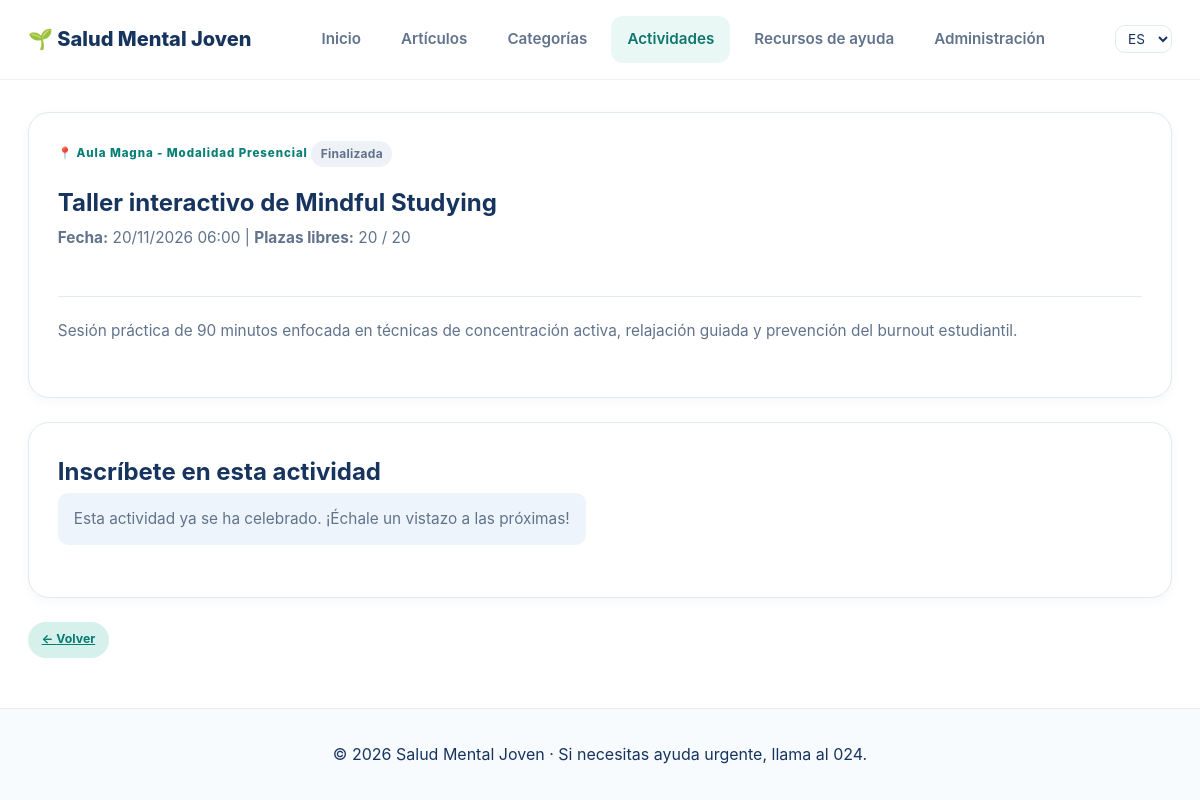
/es/actividades/1/, run on an earlier commit of the app's database.
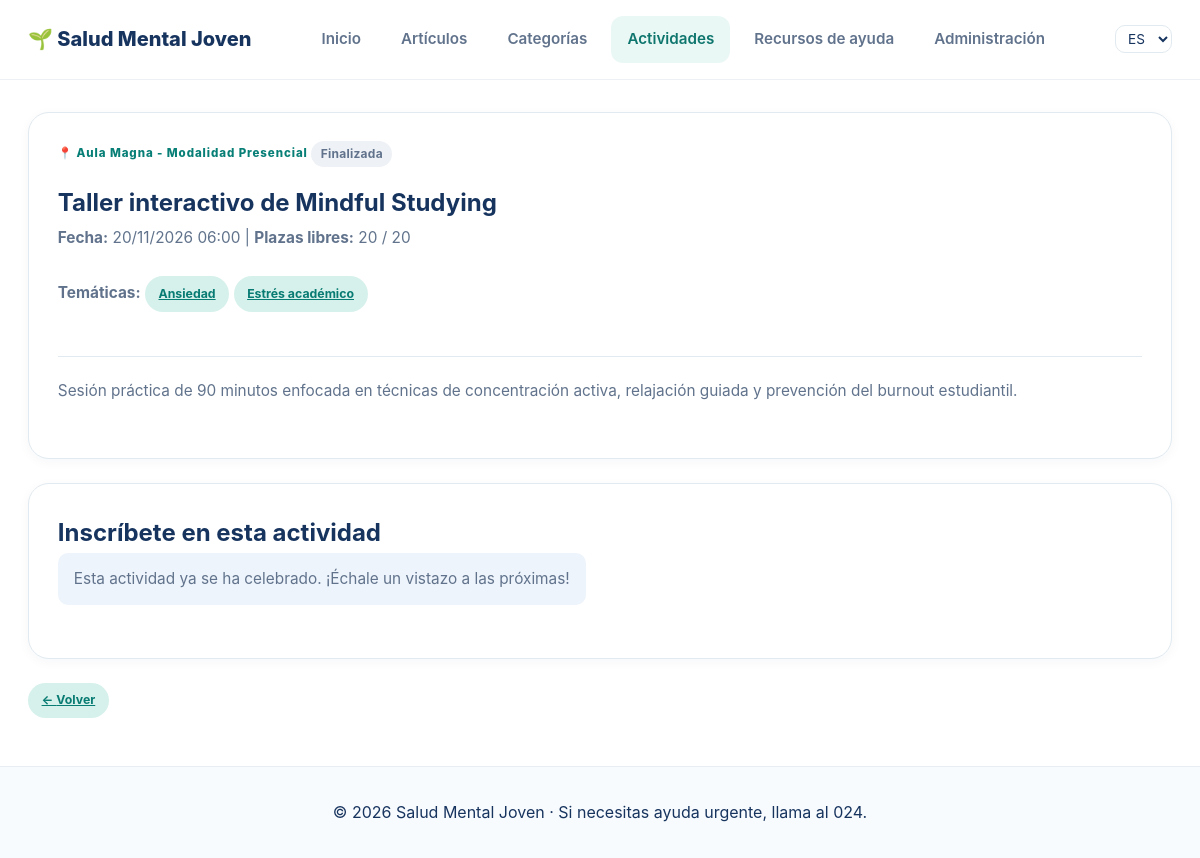
And on a later commit of the database.
### appSaludMentalJoven/models.py (models this page shows, shortened)
class Tematica(models.Model):
    nombre = models.CharField(max_length=100, unique=True, verbose_name="Nombre de la temática")
    descripcion = models.TextField(blank=True, verbose_name="Descripción")
    class Meta:
        verbose_name = "Temática"
        verbose_name_plural = "Temáticas"
        ordering = ['nombre']

### appSaludMentalJoven/views.py (the view, shortened to what this page needs)
# urls.py: path('actividades/<int:actividad_id>/', views.ActividadDetailView.as_view(), name='detalle_actividad'),
class ActividadDetailView(FormMixin, DetailView):
    model = Actividad
    template_name = 'actividad_detail.html'
    context_object_name = 'actividad'
    pk_url_kwarg = 'actividad_id'
    form_class = InscripcionForm
    def get_form_kwargs(self):
        kwargs = super().get_form_kwargs()
        kwargs['actividad'] = self.object
        return kwargs

### appSaludMentalJoven/forms.py (shortened to what this page needs)
class InscripcionForm(forms.ModelForm):
    class Meta:
        model = Inscripcion
        fields = ['nombre', 'email', 'edad', 'comentario']
        labels = {
            'nombre': _('Nombre'),
            'email': _('Email'),
            'edad': _('Edad'),
            'comentario': _('Comentario (opcional)'),
        }
        widgets = {
            'comentario': forms.Textarea(attrs={'rows': 3}),
        }
    def __init__(self, *args, actividad=None, **kwargs):
        super().__init__(*args, **kwargs)
        self.actividad = actividad

### appSaludMentalJoven/models.py (called while the page is built)
    @property
    def finalizada(self):
        return self.fecha < timezone.now()

    @property
    def plazas_libres(self):
        return max(self.plazas - self.inscripciones.count(), 0)

### appSaludMentalJoven/templates/actividad_detail.html (shortened to what this page needs)
{% extends 'base.html' %}
{% load i18n %}
{% block content %}
<article class="info-card">
    <span class="card-number">📍 {{ actividad.lugar }}{% if actividad.finalizada %} <span class="badge-finalizada">{% translate "Finalizada" %}</span>{% endif %}</span>
    <h1>{{ actividad.titulo }}</h1>
    <p><strong>{% translate "Fecha" %}:</strong>
        {{ actividad.fecha|date:"d/m/Y H:i" }} |
        <strong>{% translate "Plazas libres" %}:</strong>
        <span id="plazas-libres">{{ actividad.plazas_libres }}</span> / {{ actividad.plazas }}
    </p>
    {% if actividad.tematicas.exists %}
    <p><strong>{% translate "Temáticas" %}:</strong>
        {% for t in actividad.tematicas.all %}<a href="{% url 'appSaludMentalJoven:detalle_tematica' t.id %}" class="tag">{{ t.nombre }}</a> {% endfor %}
    </p>
    {% endif %}
    <hr>
    <div>{{ actividad.descripcion|linebreaks }}</div>
</article>
<section class="info-card form-card" aria-labelledby="titulo-inscripcion">
    <h2 id="titulo-inscripcion">{% translate "Inscríbete en esta actividad" %}</h2>
    {% if actividad.finalizada %}
    <p class="alert alert-info">{% translate "Esta actividad ya se ha celebrado. ¡Échale un vistazo a las próximas!" %}</p>
    {% else %}
    <p class="alert alert-error">{% translate "No quedan plazas libres en esta actividad." %}</p>
    {% endif %}
</section>
<a href="{% url 'appSaludMentalJoven:actividades' %}" class="tag">&larr; {% translate "Volver" %}</a>
{% endblock %}

What changed in the data, as far as the page shows it:
added Tematica: nombre "Ansiedad"
added Tematica: nombre "Estrés académico"
Also different on the page:
text now shown: "Temáticas :"
